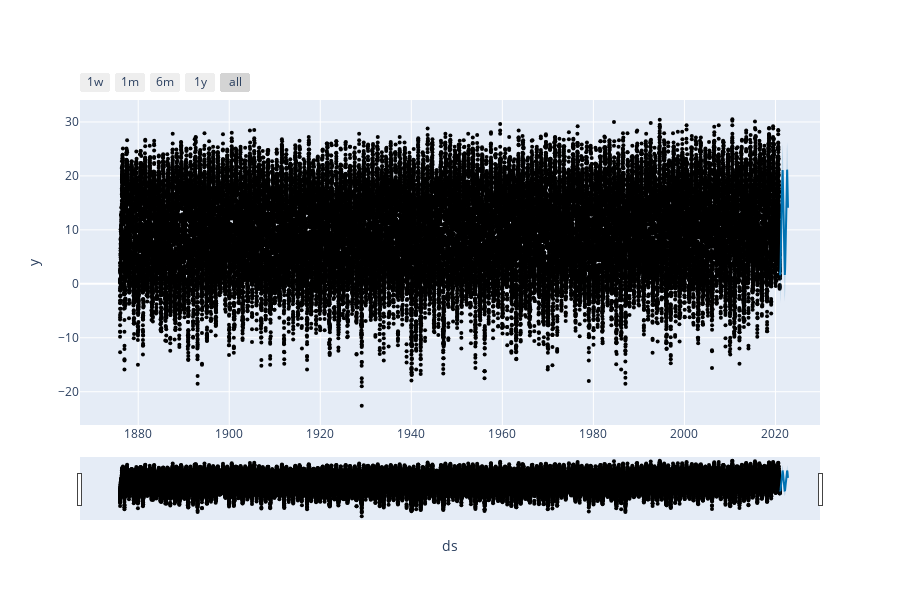

Notebook source saved alongside this figure:
### Code cell
from prophet.plot import plot_plotly, plot_components_plotly

plot_plotly(m, prediction)

### Figure 1 — Plotly figure (JSON) as saved in the notebook; plotly's stock layout.template omitted (floating-point values rounded to 4 significant figures; data arrays with more than 128 entries replaced by an {"elided": "..."} marker saying what was removed)
{"data": [{"marker": {"color": "black", "size": 4}, "mode": "markers", "name": "Actual", "type": "scatter", "x": {"elided": "52961 str values"}, "y": {"elided": "52961 float values"}}, {"hoverinfo": "skip", "line": {"width": 0}, "mode": "lines", "type": "scatter", "x": {"elided": "638 str values"}, "y": {"elided": "638 float values"}}, {"fill": "tonexty", "fillcolor": "rgba(0, 114, 178, 0.2)", "line": {"color": "#0072B2", "width": 2}, "mode": "lines", "name": "Predicted", "type": "scatter", "x": {"elided": "638 str values"}, "y": {"elided": "638 float values"}}, {"fill": "tonexty", "fillcolor": "rgba(0, 114, 178, 0.2)", "hoverinfo": "skip", "line": {"width": 0}, "mode": "lines", "type": "scatter", "x": {"elided": "638 str values"}, "y": {"elided": "638 float values"}}], "layout": {"height": 600, "showlegend": false, "width": 900, "xaxis": {"rangeselector": {"buttons": [{"count": 7, "label": "1w", "step": "day", "stepmode": "backward"}, {"count": 1, "label": "1m", "step": "month", "stepmode": "backward"}, {"count": 6, "label": "6m", "step": "month", "stepmode": "backward"}, {"count": 1, "label": "1y", "step": "year", "stepmode": "backward"}, {"step": "all"}]}, "rangeslider": {"visible": true}, "title": {"text": "ds"}, "type": "date"}, "yaxis": {"title": {"text": "y"}}}}
